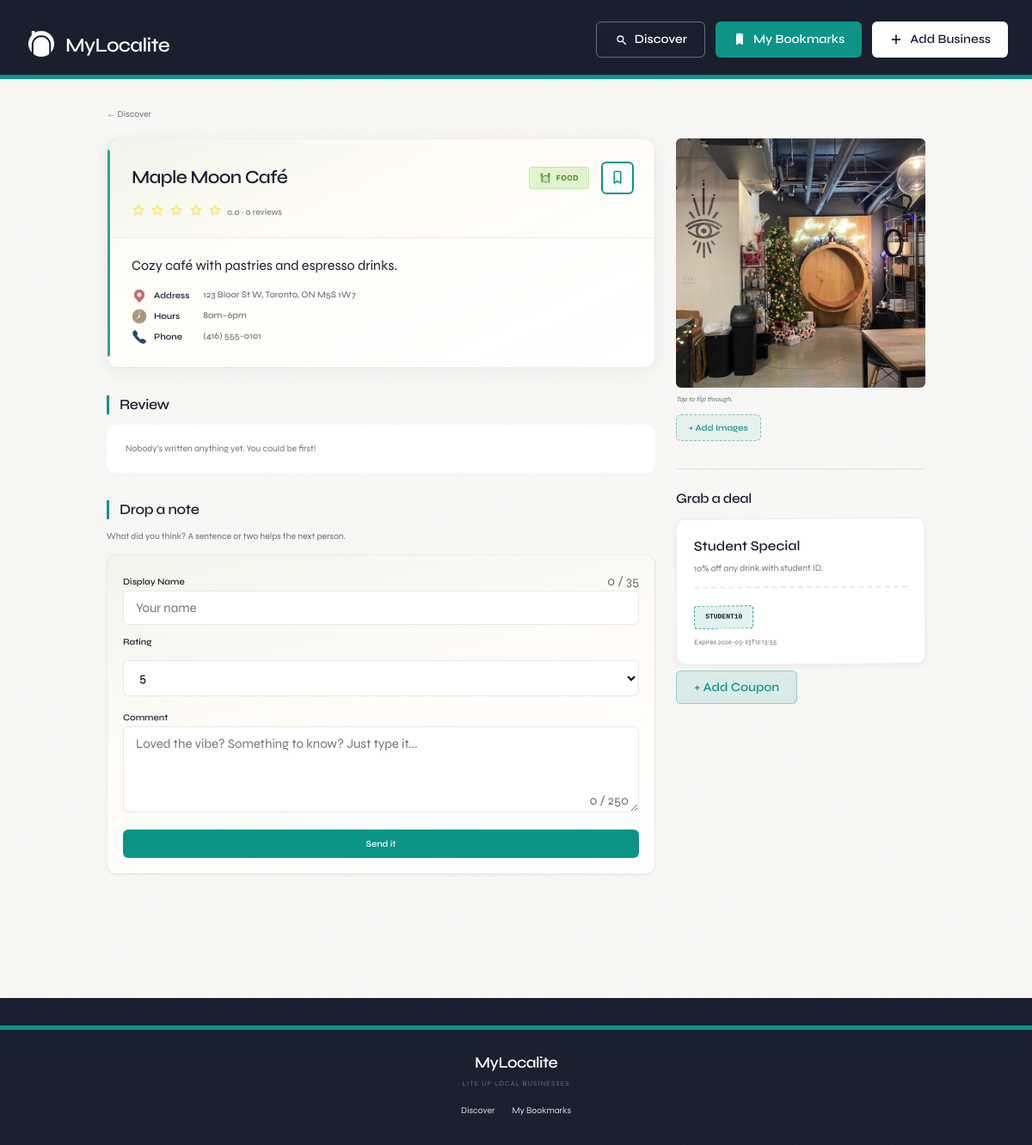
/business/1, run on the app's committed database.
### tables this page shows
CREATE TABLE business (
        id INTEGER PRIMARY KEY AUTOINCREMENT,
        name TEXT,
        category TEXT,
        description TEXT,
        address TEXT,
        hours TEXT,
        phone TEXT
    );

CREATE TABLE deal (
        id INTEGER PRIMARY KEY AUTOINCREMENT,
        business_id INTEGER,
        title TEXT,
        description TEXT,
        coupon_code TEXT,
        expires_at TEXT,
        is_active INTEGER
    );

### app.py (the view)
@app.route("/business/<int:business_id>")
def business_detail(business_id):
    business = fetch_business_by_id(business_id)
    if business is None:
        return "Business not found", 404
    deals = fetch_active_deals_for_business(business_id)
    reviews = fetch_reviews_for_business(business_id)
    owner_id = get_bookmark_owner_id()
    bookmarked = is_bookmarked(owner_id, business_id)
    photos = fetch_photos_for_business(business_id)
    return render_template(
        "business.html",
        business=business,
        deals=deals,
        reviews=reviews,
        bookmarked=bookmarked,
        photos=photos,
    )

### app.py (called while the page is built)
def get_conn():
    conn = sqlite3.connect(DB_PATH, timeout=DB_TIMEOUT)
    conn.execute("PRAGMA journal_mode=WAL")
    return conn

def get_bookmark_owner_id() -> str:
    if "bookmark_owner_id" not in session:
        session["bookmark_owner_id"] = str(uuid.uuid4())
    return session["bookmark_owner_id"]

def fetch_business_by_id(business_id: int):
    conn = get_conn()
    conn.row_factory = sqlite3.Row
    cur = conn.cursor()
    cur.execute("""
        SELECT b.*,
               IFNULL(AVG(r.rating), 0) AS avg_rating,
               COUNT(r.id) AS review_count
        FROM business b
        LEFT JOIN review r ON r.business_id = b.id
        WHERE b.id = ?
        GROUP BY b.id
    """, (business_id,))
    row = cur.fetchone()
    conn.close()
    return row

def fetch_active_deals_for_business(business_id: int):
    conn = get_conn()
    conn.row_factory = sqlite3.Row
    cur = conn.cursor()
    cur.execute("""
        SELECT *
        FROM deal
        WHERE business_id = ?
          AND is_active = 1
        ORDER BY expires_at ASC
    """, (business_id,))
    rows = cur.fetchall()
    conn.close()
    return rows

def fetch_reviews_for_business(business_id: int):
    conn = get_conn()
    conn.row_factory = sqlite3.Row
    cur = conn.cursor()
    cur.execute("""
        SELECT *
        FROM review
        WHERE business_id = ?
        ORDER BY created_at DESC
    """, (business_id,))
    rows = cur.fetchall()
    conn.close()
    return rows

def fetch_photos_for_business(business_id: int):
    conn = get_conn()
    cur = conn.cursor()
    cur.execute(
        "SELECT filename FROM business_photo WHERE business_id = ? ORDER BY id ASC",
        (business_id,),
    )
    rows = cur.fetchall()
    conn.close()
    return [{"url": url_for("static", filename=f"uploads/{r[0]}")} for r in rows]

def is_bookmarked(owner_id: str, business_id: int) -> bool:
    conn = get_conn()
    cur = conn.cursor()
    cur.execute("""
        SELECT 1 FROM bookmark
        WHERE username = ? AND business_id = ?
        LIMIT 1
    """, (owner_id, business_id))
    row = cur.fetchone()
    conn.close()
    return row is not None

### templates/business.html (shortened to what this page needs)
{% extends "base.html" %}
{% block content %}
<a href="{{ url_for('discover') }}" class="back-link">← Discover</a>
{% set hero_photos = photos|default([]) %}
<div class="business-detail business-detail--{{ business['category']|lower }}">
    <div class="business-layout">
        <div class="business-main">
            <div class="business-hero">
            <header class="business-header">
                <div class="business-header-top">
                    <h1 class="business-title">{{ business["name"] }}</h1>
                    <span class="pill pill--{{ business['category']|lower }}">
                        <img class="pill-icon" src="{{ url_for('static', filename='media/' ~ (business['category']|lower) ~ '.svg') }}" alt="" aria-hidden="true">
                        <span class="pill-text">{{ business["category"] }}</span>
                    </span>
                    <div class="business-header-bookmark">
                        <form method="POST" action="/bookmark/toggle" style="display:inline; margin:0;">
                            <button type="submit" class="icon-btn {{ 'saved' if bookmarked else '' }}" title="{{ 'Saved' if bookmarked else 'Save' }}" aria-label="{{ 'Saved' if bookmarked else 'Save' }}" aria-pressed="{{ 'true' if bookmarked else 'false' }}">
                                <img class="bookmark-icon" src="{{ url_for('static', filename='media/bookmark-filled.svg') if bookmarked else url_for('static', filename='media/bookmark.svg') }}" alt="" aria-hidden="true">
                            </button>
                        </form>
                    </div>
                </div>
                <p class="business-rating">
                    {% set filled = (business['avg_rating']|round(0)) %}
                    {% for i in range(5) %}
                        <img class="icon-star" src="{{ url_for('static', filename='media/star-2.png' if i < filled else 'media/star-1.png') }}" alt="">
                    {% endfor %}
                    {{ "%.1f"|format(business["avg_rating"]) }} · {{ business["review_count"] }} reviews
                </p>
            </header>
            <div class="business-info">
        <p class="business-desc">{{ business["description"] }}</p>
        <dl class="business-contact">
            <dt><img class="business-contact-icon" alt=""> Address</dt><dd>{{ business["address"] }}</dd>
            <dt><img class="business-contact-icon" alt=""> Hours</dt><dd>{{ business["hours"] }}</dd>
            <dt><img class="business-contact-icon" alt="phone"> Phone</dt><dd>{{ business["phone"] }}</dd>
        </dl>
    </div>
            </div>
    <section class="business-section business-section--reviews">
        <h2 class="business-section-title business-section-title--reviews">Review</h2>
        {% if reviews|length == 0 %}
        <p class="business-empty">Nobody’s written anything yet. You could be first!</p>
        {% endif %}
    </section>
    <section class="business-section business-section--review-form">
        <h2 class="business-section-title business-section-title--form">Drop a note</h2>
        <p class="business-section-kicker">What did you think? A sentence or two helps the next person.</p>
        <div class="form-card form-card--compact form-card--review">
            <form id="reviewForm" class="review-form">
                <div class="form-field-with-count">
                    <label for="username">Display Name</label>
                    <span id="usernameCharCount" class="char-count char-count--inline" aria-live="polite">0 / 35</span>
                    <input id="username" type="text" name="username" class="input" placeholder="Your name" maxlength="35">
                </div>
                <label for="rating">Rating</label>
                <select id="rating" name="rating" class="select">
                    <option value="5">5</option>
                </select>
                <div class="form-field-with-count form-field-with-count--textarea">
                    <label for="comment">Comment</label>
                    <textarea id="comment" name="comment" class="textarea" rows="3" placeholder="Loved the vibe? Something to know? Just type it..." maxlength="250"></textarea>
                    <span id="commentCharCount" class="char-count char-count--bottom-right" aria-live="polite">0 / 250</span>
                </div>
                <button type="submit" class="btn btn-warm">Send it</button>
            </form>
        </div>
    </section>
        </div>
        <aside class="business-side">
            <div class="business-media">
                {% if hero_photos|length > 0 %}
                <button type="button" class="business-media-img" id="heroImageBtn" data-open-gallery="0" aria-label="View image gallery">
                    <img src="{{ hero_photos[0]['url'] }}" alt="Photo of {{ business['name'] }}" loading="lazy">
                </button>
                <p class="business-media-hint">Tap to flip through.</p>
                <button type="button" class="btn btn-add-image" id="addImageBtn" aria-label="Add images (up to 5)">+ Add Images</button>
                {% else %}
                <div class="business-media-placeholder">
                    <p class="business-media-placeholder-text">No pics yet. Got one? Add it here.</p>
                    <button type="button" class="btn btn-add-image" id="addImageBtn" aria-label="Add images (up to 5)">+ Add a photo</button>
                </div>
                {% endif %}
            </div>
            <section class="business-section business-section--deals">
                <h2 class="business-section-title business-section-title--deals">Grab a deal</h2>
                {% if deals|length == 0 %}
                <p class="business-empty business-empty--deals">No deals right now. Next time maybe!</p>
                {% else %}
                <ul class="deal-list">
                    {% for d in deals %}
                    <li class="deal-card">
                        <strong class="deal-card-title">{{ d["title"] }}</strong>
                        <p class="deal-card-desc">{{ d["description"] }}</p>
                        <div class="deal-card-tear">
                            <span class="coupon-chip">{{ d["coupon_code"] }}</span>
                        </div>
                        <p class="deal-card-expiry">Expires {{ d["expires_at"] }}</p>
                    </li>
                    {% endfor %}
                </ul>
                {% endif %}
                <button type="button" class="btn btn-view btn-add-coupon" id="addCouponBtn" style="margin-top: 8px;">+ Add Coupon</button>
            </section>
        </aside>
    </div>
</div>
{% endblock %}

### data on the page
business: name "Maple Moon Café", category "FOOD", description "Cozy café with pastries and espresso drinks.", address "123 Bloor St W, Toronto, ON M5S 1W7", hours "8am–6pm", phone "(416) 555-0101"
deal: title "Student Special", description "10% off any drink with student ID.", coupon_code "STUDENT10", expires_at "2026-03-23T12:13:55"

### other printed values
{{ "%.1f"|format(business["avg_rating"]) }} "0.0"
{{ business["review_count"] }} "0"
